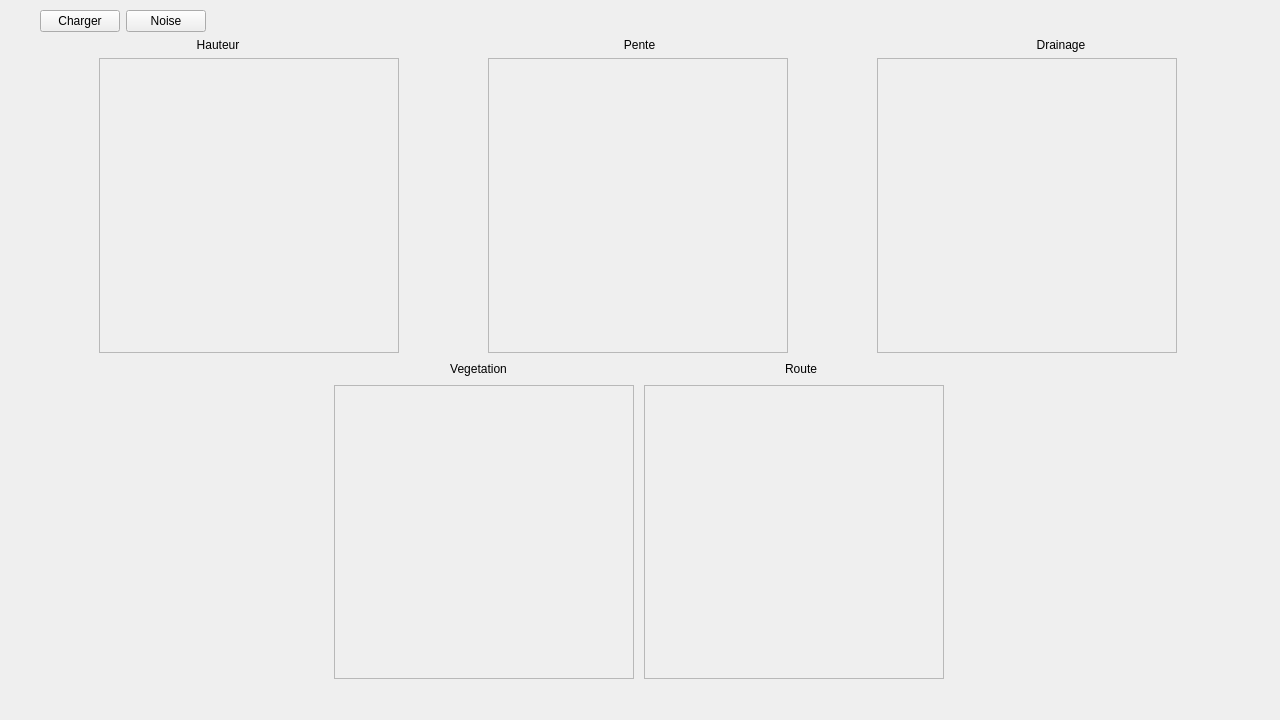
<?xml version="1.0" encoding="UTF-8"?>
<ui version="4.0">
 <class>MainWindow</class>
 <widget class="QMainWindow" name="MainWindow">
  <property name="windowModality">
   <enum>Qt::NonModal</enum>
  </property>
  <property name="enabled">
   <bool>true</bool>
  </property>
  <property name="geometry">
   <rect>
    <x>0</x>
    <y>0</y>
    <width>1280</width>
    <height>720</height>
   </rect>
  </property>
  <property name="sizePolicy">
   <sizepolicy hsizetype="Fixed" vsizetype="Fixed">
    <horstretch>0</horstretch>
    <verstretch>0</verstretch>
   </sizepolicy>
  </property>
  <property name="minimumSize">
   <size>
    <width>320</width>
    <height>240</height>
   </size>
  </property>
  <property name="maximumSize">
   <size>
    <width>1920</width>
    <height>1080</height>
   </size>
  </property>
  <property name="windowTitle">
   <string>MainWindow</string>
  </property>
  <widget class="QWidget" name="centralWidget">
   <property name="sizePolicy">
    <sizepolicy hsizetype="Fixed" vsizetype="Fixed">
     <horstretch>0</horstretch>
     <verstretch>0</verstretch>
    </sizepolicy>
   </property>
   <property name="maximumSize">
    <size>
     <width>1920</width>
     <height>1080</height>
    </size>
   </property>
   <widget class="QWidget" name="verticalLayoutWidget">
    <property name="geometry">
     <rect>
      <x>-1</x>
      <y>-1</y>
      <width>1281</width>
      <height>691</height>
     </rect>
    </property>
    <layout class="QVBoxLayout" name="verticalLayout" stretch="0,0,1,0,1">
     <property name="sizeConstraint">
      <enum>QLayout::SetDefaultConstraint</enum>
     </property>
     <item>
      <layout class="QHBoxLayout" name="horizontalLayouBouton">
       <property name="sizeConstraint">
        <enum>QLayout::SetFixedSize</enum>
       </property>
       <property name="leftMargin">
        <number>30</number>
       </property>
       <property name="topMargin">
        <number>0</number>
       </property>
       <property name="rightMargin">
        <number>10</number>
       </property>
       <item>
        <widget class="QPushButton" name="buttonCharger">
         <property name="sizePolicy">
          <sizepolicy hsizetype="Preferred" vsizetype="Preferred">
           <horstretch>0</horstretch>
           <verstretch>0</verstretch>
          </sizepolicy>
         </property>
         <property name="text">
          <string>Charger</string>
         </property>
        </widget>
       </item>
       <item>
        <widget class="QPushButton" name="buttonNoise">
         <property name="sizePolicy">
          <sizepolicy hsizetype="Preferred" vsizetype="Preferred">
           <horstretch>0</horstretch>
           <verstretch>0</verstretch>
          </sizepolicy>
         </property>
         <property name="text">
          <string>Noise</string>
         </property>
        </widget>
       </item>
       <item>
        <spacer name="horizontalSpacer_6">
         <property name="orientation">
          <enum>Qt::Horizontal</enum>
         </property>
         <property name="sizeHint" stdset="0">
          <size>
           <width>40</width>
           <height>20</height>
          </size>
         </property>
        </spacer>
       </item>
      </layout>
     </item>
     <item>
      <layout class="QHBoxLayout" name="horizontalLayout_3">
       <property name="sizeConstraint">
        <enum>QLayout::SetFixedSize</enum>
       </property>
       <property name="topMargin">
        <number>0</number>
       </property>
       <property name="bottomMargin">
        <number>0</number>
       </property>
       <item>
        <widget class="QLabel" name="label_hauteur">
         <property name="text">
          <string>Hauteur</string>
         </property>
         <property name="alignment">
          <set>Qt::AlignCenter</set>
         </property>
        </widget>
       </item>
       <item>
        <widget class="QLabel" name="label_pente">
         <property name="text">
          <string>Pente</string>
         </property>
         <property name="alignment">
          <set>Qt::AlignCenter</set>
         </property>
        </widget>
       </item>
       <item>
        <widget class="QLabel" name="label_eau">
         <property name="text">
          <string>Drainage</string>
         </property>
         <property name="alignment">
          <set>Qt::AlignCenter</set>
         </property>
        </widget>
       </item>
      </layout>
     </item>
     <item>
      <layout class="QHBoxLayout" name="horizontalLayoutImage">
       <property name="spacing">
        <number>0</number>
       </property>
       <property name="sizeConstraint">
        <enum>QLayout::SetFixedSize</enum>
       </property>
       <property name="leftMargin">
        <number>0</number>
       </property>
       <property name="rightMargin">
        <number>0</number>
       </property>
       <property name="bottomMargin">
        <number>0</number>
       </property>
       <item>
        <widget class="QScrollArea" name="scrollAreaHauteur">
         <property name="sizePolicy">
          <sizepolicy hsizetype="Preferred" vsizetype="Preferred">
           <horstretch>0</horstretch>
           <verstretch>0</verstretch>
          </sizepolicy>
         </property>
         <property name="maximumSize">
          <size>
           <width>300</width>
           <height>300</height>
          </size>
         </property>
         <property name="widgetResizable">
          <bool>true</bool>
         </property>
         <widget class="QWidget" name="scrollAreaWidgetContentsHauteur">
          <property name="geometry">
           <rect>
            <x>0</x>
            <y>0</y>
            <width>298</width>
            <height>294</height>
           </rect>
          </property>
          <property name="sizePolicy">
           <sizepolicy hsizetype="Preferred" vsizetype="Preferred">
            <horstretch>0</horstretch>
            <verstretch>0</verstretch>
           </sizepolicy>
          </property>
          <property name="maximumSize">
           <size>
            <width>300</width>
            <height>300</height>
           </size>
          </property>
          <widget class="QLabel" name="labelHauteur">
           <property name="geometry">
            <rect>
             <x>-8</x>
             <y>-4</y>
             <width>301</width>
             <height>300</height>
            </rect>
           </property>
           <property name="sizePolicy">
            <sizepolicy hsizetype="Preferred" vsizetype="Preferred">
             <horstretch>0</horstretch>
             <verstretch>0</verstretch>
            </sizepolicy>
           </property>
           <property name="maximumSize">
            <size>
             <width>400</width>
             <height>400</height>
            </size>
           </property>
           <property name="text">
            <string/>
           </property>
           <property name="scaledContents">
            <bool>false</bool>
           </property>
           <property name="alignment">
            <set>Qt::AlignCenter</set>
           </property>
          </widget>
         </widget>
        </widget>
       </item>
       <item>
        <widget class="QScrollArea" name="scrollAreaPente">
         <property name="sizePolicy">
          <sizepolicy hsizetype="Preferred" vsizetype="Preferred">
           <horstretch>0</horstretch>
           <verstretch>0</verstretch>
          </sizepolicy>
         </property>
         <property name="maximumSize">
          <size>
           <width>300</width>
           <height>300</height>
          </size>
         </property>
         <property name="widgetResizable">
          <bool>true</bool>
         </property>
         <property name="alignment">
          <set>Qt::AlignCenter</set>
         </property>
         <widget class="QWidget" name="scrollAreaWidgetContentsPente">
          <property name="geometry">
           <rect>
            <x>0</x>
            <y>0</y>
            <width>298</width>
            <height>294</height>
           </rect>
          </property>
          <property name="maximumSize">
           <size>
            <width>300</width>
            <height>300</height>
           </size>
          </property>
          <widget class="QLabel" name="labelPente">
           <property name="geometry">
            <rect>
             <x>-8</x>
             <y>-4</y>
             <width>300</width>
             <height>301</height>
            </rect>
           </property>
           <property name="maximumSize">
            <size>
             <width>300</width>
             <height>3000</height>
            </size>
           </property>
           <property name="text">
            <string/>
           </property>
           <property name="alignment">
            <set>Qt::AlignCenter</set>
           </property>
          </widget>
          <zorder>labelPente</zorder>
          <zorder></zorder>
          <zorder></zorder>
          <zorder></zorder>
         </widget>
        </widget>
       </item>
       <item>
        <widget class="QScrollArea" name="scrollAreaEau">
         <property name="sizePolicy">
          <sizepolicy hsizetype="Preferred" vsizetype="Preferred">
           <horstretch>0</horstretch>
           <verstretch>0</verstretch>
          </sizepolicy>
         </property>
         <property name="maximumSize">
          <size>
           <width>300</width>
           <height>300</height>
          </size>
         </property>
         <property name="widgetResizable">
          <bool>true</bool>
         </property>
         <widget class="QWidget" name="scrollAreaWidgetContentsEau">
          <property name="geometry">
           <rect>
            <x>0</x>
            <y>0</y>
            <width>298</width>
            <height>294</height>
           </rect>
          </property>
          <property name="sizePolicy">
           <sizepolicy hsizetype="Preferred" vsizetype="Preferred">
            <horstretch>0</horstretch>
            <verstretch>0</verstretch>
           </sizepolicy>
          </property>
          <property name="maximumSize">
           <size>
            <width>300</width>
            <height>300</height>
           </size>
          </property>
          <widget class="QLabel" name="labelEau">
           <property name="geometry">
            <rect>
             <x>-8</x>
             <y>-4</y>
             <width>300</width>
             <height>300</height>
            </rect>
           </property>
           <property name="maximumSize">
            <size>
             <width>300</width>
             <height>300</height>
            </size>
           </property>
           <property name="text">
            <string/>
           </property>
           <property name="alignment">
            <set>Qt::AlignCenter</set>
           </property>
          </widget>
         </widget>
        </widget>
       </item>
      </layout>
     </item>
     <item>
      <layout class="QHBoxLayout" name="horizontalLayout_4">
       <property name="sizeConstraint">
        <enum>QLayout::SetFixedSize</enum>
       </property>
       <property name="topMargin">
        <number>0</number>
       </property>
       <property name="bottomMargin">
        <number>0</number>
       </property>
       <item>
        <spacer name="horizontalSpacer_5">
         <property name="orientation">
          <enum>Qt::Horizontal</enum>
         </property>
         <property name="sizeType">
          <enum>QSizePolicy::Preferred</enum>
         </property>
         <property name="sizeHint" stdset="0">
          <size>
           <width>310</width>
           <height>20</height>
          </size>
         </property>
        </spacer>
       </item>
       <item>
        <widget class="QLabel" name="label_vegetation">
         <property name="text">
          <string>Vegetation</string>
         </property>
         <property name="alignment">
          <set>Qt::AlignCenter</set>
         </property>
        </widget>
       </item>
       <item>
        <widget class="QLabel" name="label_route">
         <property name="text">
          <string>Route</string>
         </property>
         <property name="alignment">
          <set>Qt::AlignCenter</set>
         </property>
        </widget>
       </item>
       <item>
        <spacer name="horizontalSpacer_4">
         <property name="orientation">
          <enum>Qt::Horizontal</enum>
         </property>
         <property name="sizeType">
          <enum>QSizePolicy::Preferred</enum>
         </property>
         <property name="sizeHint" stdset="0">
          <size>
           <width>310</width>
           <height>20</height>
          </size>
         </property>
        </spacer>
       </item>
      </layout>
     </item>
     <item>
      <layout class="QHBoxLayout" name="horizontalLayoutImage_2">
       <property name="sizeConstraint">
        <enum>QLayout::SetFixedSize</enum>
       </property>
       <property name="leftMargin">
        <number>10</number>
       </property>
       <property name="topMargin">
        <number>0</number>
       </property>
       <property name="rightMargin">
        <number>10</number>
       </property>
       <property name="bottomMargin">
        <number>0</number>
       </property>
       <item>
        <spacer name="horizontalSpacer_2">
         <property name="orientation">
          <enum>Qt::Horizontal</enum>
         </property>
         <property name="sizeType">
          <enum>QSizePolicy::Fixed</enum>
         </property>
         <property name="sizeHint" stdset="0">
          <size>
           <width>310</width>
           <height>20</height>
          </size>
         </property>
        </spacer>
       </item>
       <item>
        <widget class="QScrollArea" name="scrollAreaVegetation">
         <property name="sizePolicy">
          <sizepolicy hsizetype="Minimum" vsizetype="Minimum">
           <horstretch>0</horstretch>
           <verstretch>0</verstretch>
          </sizepolicy>
         </property>
         <property name="maximumSize">
          <size>
           <width>300</width>
           <height>300</height>
          </size>
         </property>
         <property name="widgetResizable">
          <bool>true</bool>
         </property>
         <widget class="QWidget" name="scrollAreaWidgetContentsVegetation">
          <property name="geometry">
           <rect>
            <x>0</x>
            <y>0</y>
            <width>298</width>
            <height>293</height>
           </rect>
          </property>
          <property name="sizePolicy">
           <sizepolicy hsizetype="Preferred" vsizetype="Preferred">
            <horstretch>0</horstretch>
            <verstretch>0</verstretch>
           </sizepolicy>
          </property>
          <widget class="QLabel" name="labelVegetation">
           <property name="geometry">
            <rect>
             <x>-8</x>
             <y>6</y>
             <width>300</width>
             <height>300</height>
            </rect>
           </property>
           <property name="sizePolicy">
            <sizepolicy hsizetype="Preferred" vsizetype="Preferred">
             <horstretch>0</horstretch>
             <verstretch>0</verstretch>
            </sizepolicy>
           </property>
           <property name="maximumSize">
            <size>
             <width>400</width>
             <height>400</height>
            </size>
           </property>
           <property name="text">
            <string/>
           </property>
           <property name="scaledContents">
            <bool>false</bool>
           </property>
           <property name="alignment">
            <set>Qt::AlignCenter</set>
           </property>
          </widget>
         </widget>
        </widget>
       </item>
       <item>
        <widget class="QScrollArea" name="scrollAreaRoute">
         <property name="sizePolicy">
          <sizepolicy hsizetype="Preferred" vsizetype="Preferred">
           <horstretch>0</horstretch>
           <verstretch>0</verstretch>
          </sizepolicy>
         </property>
         <property name="maximumSize">
          <size>
           <width>300</width>
           <height>300</height>
          </size>
         </property>
         <property name="widgetResizable">
          <bool>true</bool>
         </property>
         <widget class="QWidget" name="scrollAreaWidgetContentsRoute">
          <property name="geometry">
           <rect>
            <x>0</x>
            <y>0</y>
            <width>298</width>
            <height>293</height>
           </rect>
          </property>
          <property name="sizePolicy">
           <sizepolicy hsizetype="Preferred" vsizetype="Preferred">
            <horstretch>0</horstretch>
            <verstretch>0</verstretch>
           </sizepolicy>
          </property>
          <widget class="QLabel" name="labelRoute">
           <property name="geometry">
            <rect>
             <x>-8</x>
             <y>6</y>
             <width>300</width>
             <height>300</height>
            </rect>
           </property>
           <property name="sizePolicy">
            <sizepolicy hsizetype="Preferred" vsizetype="Preferred">
             <horstretch>0</horstretch>
             <verstretch>0</verstretch>
            </sizepolicy>
           </property>
           <property name="maximumSize">
            <size>
             <width>300</width>
             <height>300</height>
            </size>
           </property>
           <property name="text">
            <string/>
           </property>
           <property name="scaledContents">
            <bool>false</bool>
           </property>
           <property name="alignment">
            <set>Qt::AlignCenter</set>
           </property>
          </widget>
         </widget>
        </widget>
       </item>
       <item>
        <spacer name="horizontalSpacer_3">
         <property name="orientation">
          <enum>Qt::Horizontal</enum>
         </property>
         <property name="sizeType">
          <enum>QSizePolicy::Preferred</enum>
         </property>
         <property name="sizeHint" stdset="0">
          <size>
           <width>310</width>
           <height>20</height>
          </size>
         </property>
        </spacer>
       </item>
      </layout>
     </item>
    </layout>
   </widget>
  </widget>
  <action name="actionCharger">
   <property name="text">
    <string>Charger</string>
   </property>
  </action>
  <action name="actionSauver">
   <property name="text">
    <string>Sauver</string>
   </property>
  </action>
  <action name="actionReset">
   <property name="text">
    <string>Reset</string>
   </property>
  </action>
  <action name="actionNoise">
   <property name="text">
    <string>Noise</string>
   </property>
  </action>
 </widget>
 <layoutdefault spacing="6" margin="11"/>
 <resources/>
 <connections/>
</ui>
